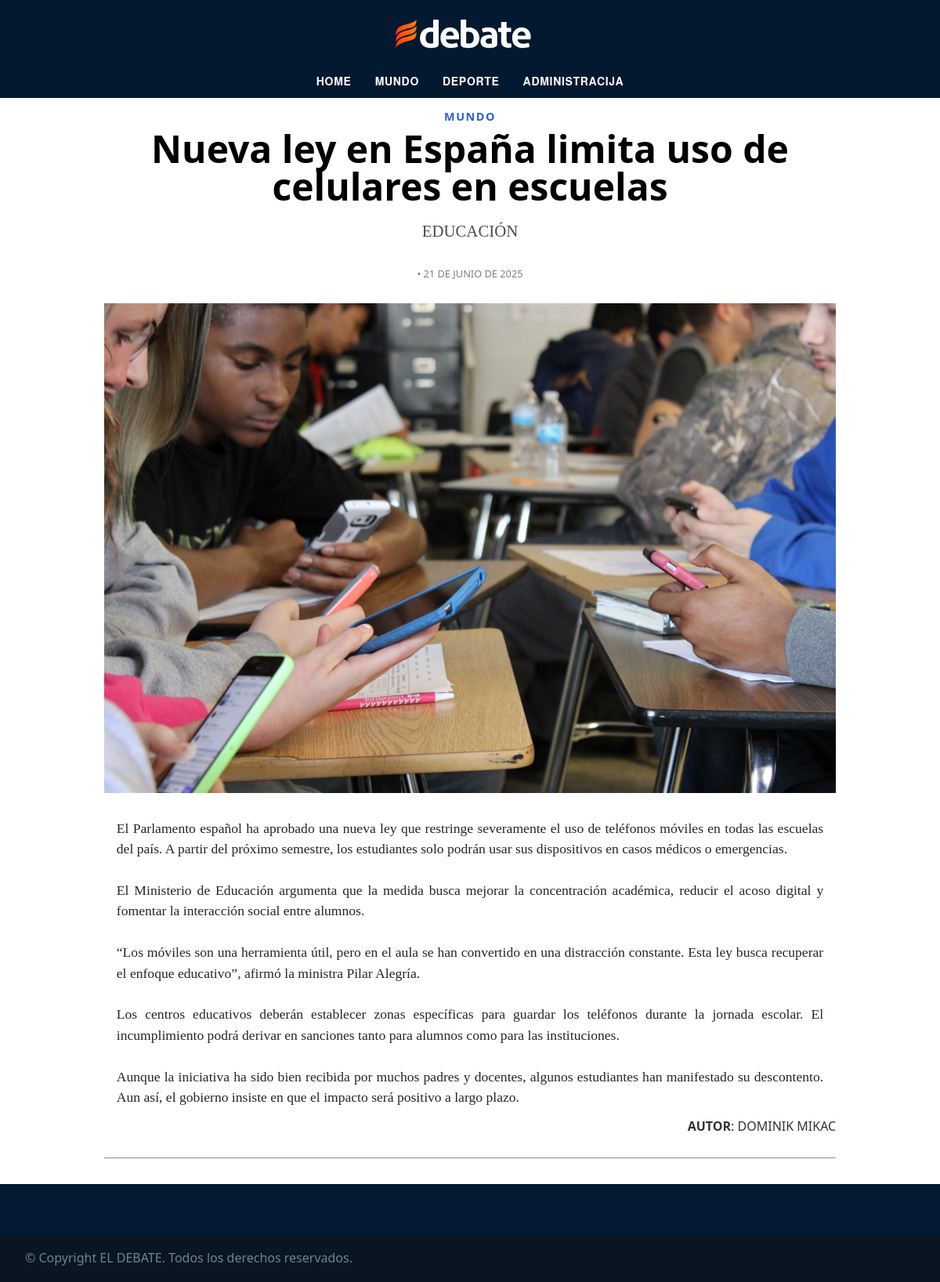
The page /article.php?id=22 on the database its author committed.
### tables this page shows
CREATE TABLE `article` (
  `id` int(11) NOT NULL,
  `title` varchar(100) NOT NULL,
  `keyword` varchar(30) NOT NULL,
  `content` text NOT NULL,
  `author_id` int(11) NOT NULL,
  `image_url` varchar(200) NOT NULL,
  `archived` tinyint(1) NOT NULL,
  `category_id` int(11) NOT NULL,
  `submitted` timestamp NOT NULL DEFAULT current_timestamp()
);

CREATE TABLE `category` (
  `id` int(11) NOT NULL,
  `name` varchar(30) NOT NULL
);

CREATE TABLE `user` (
  `id` int(11) NOT NULL,
  `first_name` varchar(255) NOT NULL,
  `last_name` varchar(255) NOT NULL,
  `username` varchar(20) NOT NULL,
  `password_hash` varchar(255) NOT NULL,
  `level` int(11) NOT NULL DEFAULT 0
);

### article.php (the view, shortened to what this page needs)
<?php
$conn = new mysqli("localhost", "root", "", "debate_news");
$articleFound = false;
$articleData = [];
if (isset($_GET['id']) && is_numeric($_GET['id'])) {
  $articleId = intval($_GET['id']);
  $stmt = $conn->prepare("SELECT a.title, a.keyword, a.content, a.image_url, u.first_name, u.last_name, a.submitted, c.name
                            FROM article a
                            JOIN user u ON a.author_id = u.id
                            JOIN category c on a.category_id = c.id
                            WHERE a.id = ?");
  $stmt->bind_param("i", $articleId);
  $stmt->execute();
  $stmt->bind_result($title, $keyword, $content, $image_url, $authorFirstName, $authorLastName, $submitted, $category);
  if ($stmt->fetch()) {
    $articleFound = true;
    $articleData = compact('title', 'keyword', 'content', 'image_url', 'authorFirstName', 'authorLastName', 'submitted', 'category');
  }
}
function formatDateSpanish($dateStr) {
    $months = [
        1 => 'ENERO', 2 => 'FEBRERO', 3 => 'MARZO',
        4 => 'ABRIL', 5 => 'MAYO', 6 => 'JUNIO',
        7 => 'JULIO', 8 => 'AGOSTO', 9 => 'SEPTIEMBRE',
        10 => 'OCTUBRE', 11 => 'NOVIEMBRE', 12 => 'DICIEMBRE'
    ];
    $timestamp = strtotime($dateStr);
    $day = date('j', $timestamp);
    $month = $months[date('n', $timestamp)];
    $year = date('Y', $timestamp);
    return "$day DE $month DE $year";
}
?>
<!DOCTYPE html>
<html lang="en-US">
<head>
  <link rel="stylesheet" href="style.css?v=<?= time(); ?>">
</head>
<body>
  <?php include 'components/header.php'; ?>
  <main>
    <?php if ($articleFound): ?>
      <article>
        <header>
          <p class="article-category"><?= htmlspecialchars($articleData['category']) ?></p>
          <h1><?= htmlspecialchars($articleData['title']) ?></h1>
          <p class="article-keyword"><?= htmlspecialchars($articleData['keyword']) ?></p>
          <p class="article-time"> <?= '• ' . formatDateSpanish($articleData['submitted']) ?></p>
        </header>
        <?php if ($articleData['image_url']): ?>
          <img class="article-img" src="img/<?= htmlspecialchars($articleData['image_url']) ?>" alt="Slika članka" style="max-width: 100%; height: auto;">
        <?php endif; ?>
        <div class="content"><?= nl2br(htmlspecialchars($articleData['content'])) ?></div>
        <p class= "article-author"><?= "<strong>Autor</strong>: " . htmlspecialchars($articleData['authorFirstName'] . ' ' . $articleData['authorLastName']) ?></p>
        <hr>
      </article>
    <?php endif; ?>
  </main>
  <?php include 'components/footer.php'; ?>
</body>
</html>

### style.css (style rules this page uses)
*, *::before, *::after { box-sizing: border-box; }
body, html { margin: 0; padding: 0; overflow-x: hidden; font-family: 'Segoe UI', 'Helvetica Neue', Helvetica, Arial, sans-serif; }
main { max-width: 1200px; min-height: 100vh; margin: 0 auto; flex: 1 0 auto; width: 100%; display: flex; flex-direction: column; align-items: center; padding: 0 1em; }
hr { margin: 2em 0; color: #f5f5f5; align-self: stretch; }
article>* { flex-shrink: 0; min-width: 0; min-height: auto; }
main>article { display: flex; flex-direction: column; justify-content: center; align-items: center; width: 80%; }
article > header { display: flex; flex-direction: column; align-items: center; }
article h1 { text-align: center; font-size: 3rem; margin: 0 auto; margin-top: -7px; line-height: 1; }
.article-img { width:100%; height: auto; display: block; margin: 16px 0; }
.article-category { text-transform: uppercase; font-size: 0.9rem; color: #2d5fd7; font-weight: bold; letter-spacing: 1.5px; }
.article-keyword { font-family:'Times New Roman', Times, serif; opacity: 70%; font-size:1.3rem; }
.article-time { opacity: 50%; font-size: 0.8rem; }
article .content { font-family:'Times New Roman', Times, serif; line-height: 1.5; font-size: 1.1rem; opacity: 85%; margin: 1rem; text-align: justify; }
.article-author { text-transform: uppercase; align-self: flex-end; margin: 0px; line-height: 1; opacity: 80%; }

### rows shown on the page
article: category.name "MUNDO", title "Nueva ley en España limita uso de celulares en escuelas", keyword "EDUCACIÓN", submitted "21 DE JUNIO DE 2025", image_url (picture), content "El Parlamento español ha aprobado una nueva ley que restringe severamente el uso de teléfonos móviles en todas las escuelas del país. A partir del próximo semestre, los estudiantes solo podrán usar sus dispositivos en casos médicos o emergencias. El Ministerio de Educación argumenta que la medida busca mejorar la concentración académica, reducir el acoso digital y fomentar la interacción social entre alumnos. “Los móviles son una herramienta útil, pero en el aula se han convertido en una distracción constante. Esta ley busca recuperar el enfoque educativo”, afirmó la ministra Pilar Alegría. Los centros educativos deberán establecer zonas específicas para guardar los teléfonos durante la…", author.last_name "DOMINIK MIKAC"
